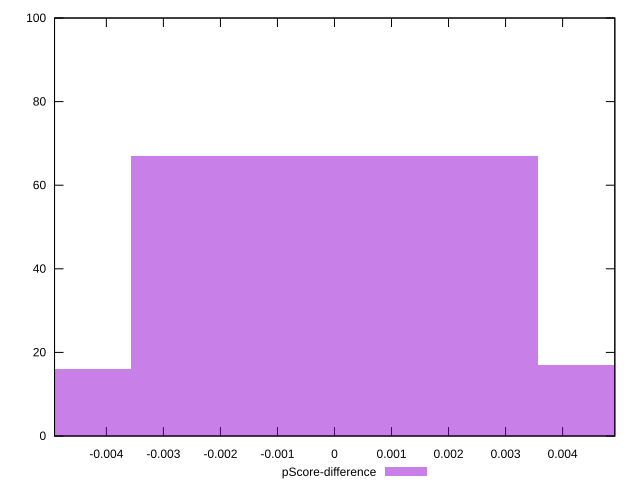

Write gnuplot code to recreate this figure.
reset

$pScoreDifference <<EOF
0.007129503890860554 17
0 67
-0.007129503890860554 16
EOF

set key outside below
set boxwidth 0.007129503890860554
set xrange [-0.004908634862442132:0.004915492900699016]
set yrange [0:100]
set trange [0:100]
set style fill transparent solid 0.5 noborder
set terminal svg size 640, 490 enhanced background rgb 'white'
set output "report_00015_2021-02-09T16-11-33.973Z/total-blocking-time/samples/pages+cached/pScore-difference/histogram.svg"

plot $pScoreDifference title "pScore-difference" with boxes

reset
